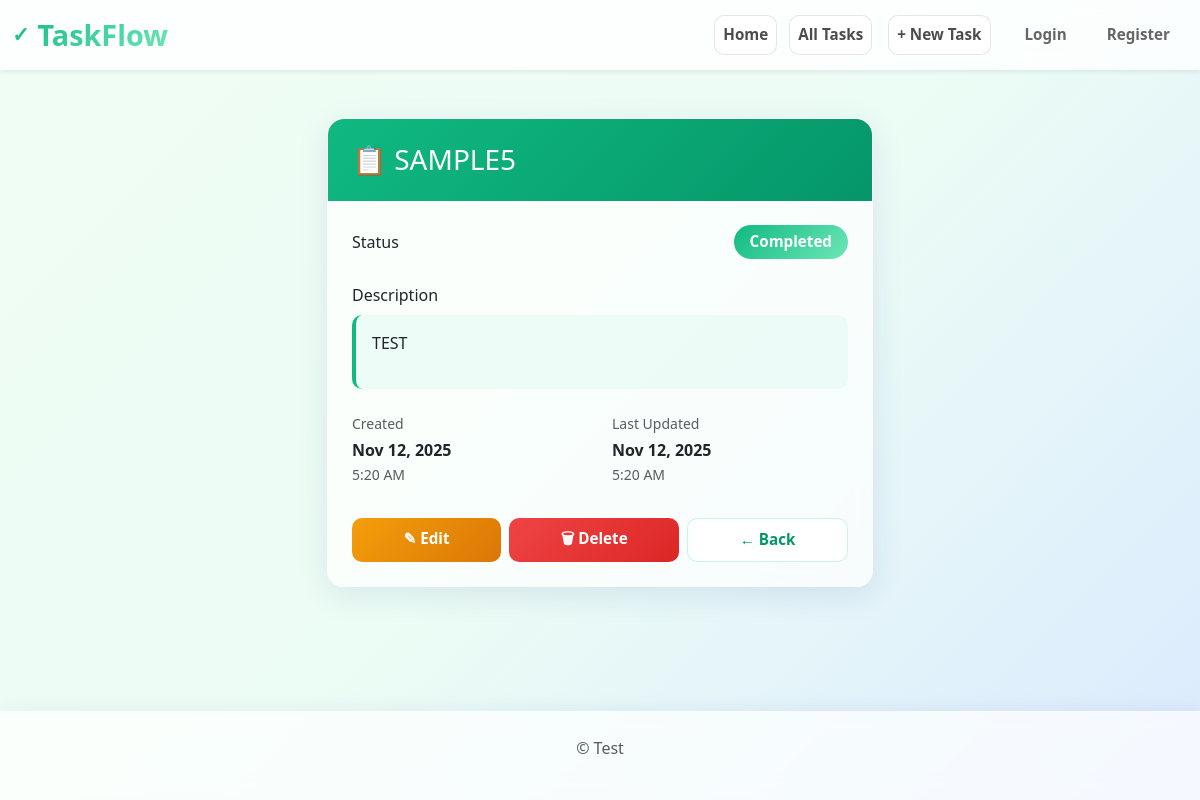
/todo/8/, run on an earlier commit of the app's database.
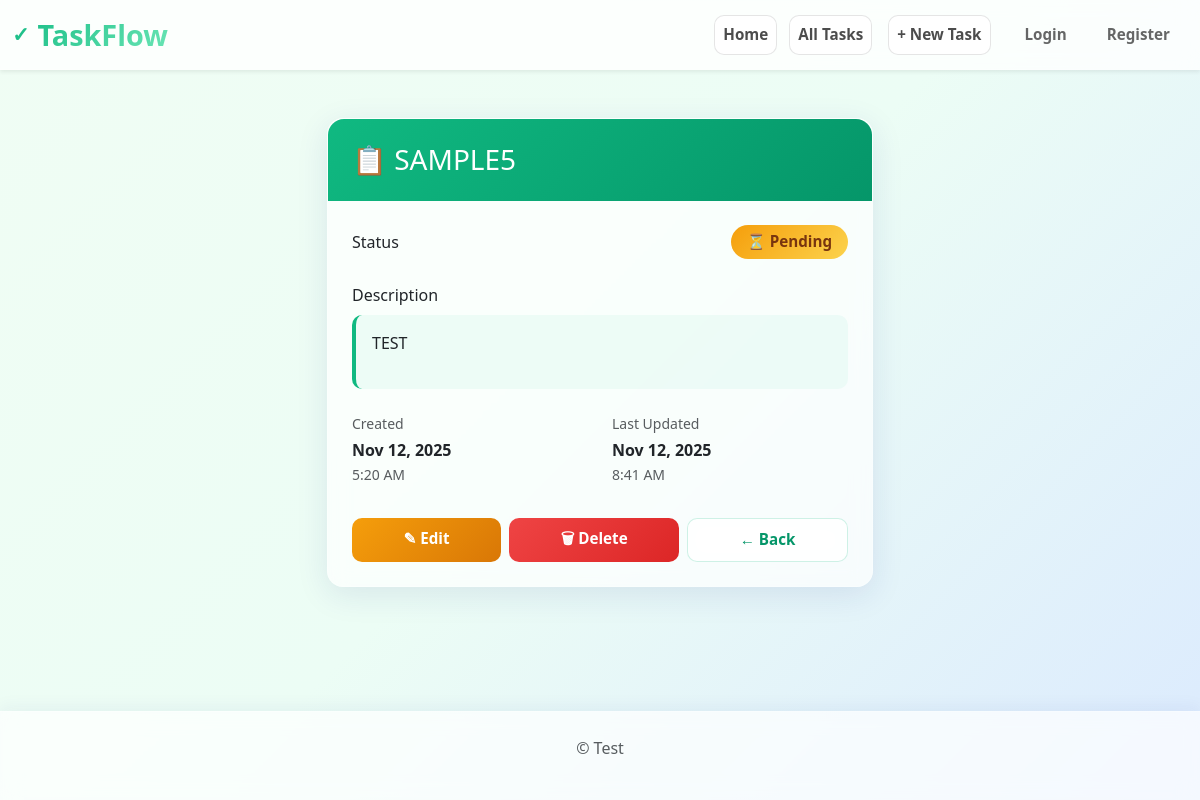
And on a later commit of the database.
### todoapp/models.py (models this page shows, shortened)
class Todo(models.Model):
    owner = models.ForeignKey(User, on_delete=models.CASCADE, related_name='todos', null=True, blank=True)
    title = models.CharField(max_length=200)
    description = models.TextField(blank=True, null=True)
    completed = models.BooleanField(default=False)
    created_at = models.DateTimeField(auto_now_add=True)
    updated_at = models.DateTimeField(auto_now=True)
    class Meta:
        ordering = ['-created_at']
        verbose_name_plural = 'Todos'

### todoapp/views.py (the view)
# urls.py: path('todo/<int:pk>/', views.todo_detail, name='todo_detail'),
def todo_detail(request, pk):
    todo = get_object_or_404(Todo, pk=pk)
    return render(request, 'todoapp/todo_detail.html', {'todo': todo})

### todoapp/context_processors.py (called while the page is built)
def task_count(request):
    if request.user.is_authenticated:
        count = Todo.objects.filter(owner=request.user).count()
    else:
        count = 0
    return {
        'nav_task_count': count
    }

### todoapp/templates/todoapp/todo_detail.html (shortened to what this page needs)
{% extends 'base.html' %}
{% block content %}
<div class="row">
    <div class="col-lg-6 offset-lg-3">
        <div class="card">
            <div class="card-header">
                <h3 class="mb-0">📋 {{ todo.title }}</h3>
            </div>
            <div class="card-body p-4">
                <div class="mb-4">
                    <div class="d-flex justify-content-between align-items-center mb-3">
                        <span class="form-label mb-0">Status</span>
                        {% if todo.completed %}
                            <span class="badge bg-success" style="font-size: 0.95rem;">
                                 Completed
                            </span>
                        {% else %}
                            <span class="badge bg-warning" style="font-size: 0.95rem;">
                                ⏳ Pending
                            </span>
                        {% endif %}
                    </div>
                </div>
                {% if todo.description %}
                    <div class="mb-4">
                        <label class="form-label">Description</label>
                        <div style="padding: 1rem; background: rgba(16, 185, 129, 0.05); border-radius: 10px; border-left: 4px solid var(--primary-color); line-height: 1.6;">
                            {{ todo.description|linebreaks }}
                        </div>
                    </div>
                {% endif %}
                <div class="mb-4">
                    <div class="row">
                        <div class="col-6">
                            <small class="text-muted d-block mb-1">Created</small>
                            <strong>{{ todo.created_at|date:"M d, Y" }}</strong>
                            <br>
                            <small class="text-muted">{{ todo.created_at|date:"g:i A" }}</small>
                        </div>
                        <div class="col-6">
                            <small class="text-muted d-block mb-1">Last Updated</small>
                            <strong>{{ todo.updated_at|date:"M d, Y" }}</strong>
                            <br>
                            <small class="text-muted">{{ todo.updated_at|date:"g:i A" }}</small>
                        </div>
                    </div>
                </div>
                <div class="d-flex gap-2 pt-2">
                    <a href="{% url 'todo_update' todo.pk %}" class="btn btn-warning btn-lg flex-grow-1">✎ Edit</a>
                    <a href="{% url 'todo_delete' todo.pk %}" class="btn btn-danger btn-lg flex-grow-1">🗑 Delete</a>
                    <a href="{% url 'todo_list' %}" class="btn btn-secondary btn-lg flex-grow-1">← Back</a>
                </div>
            </div>
        </div>
    </div>
</div>
{% endblock %}

### todoapp/templates/base.html (shortened to what this page needs)
<!DOCTYPE html>
<html lang="en">
<head>
    <link href="https://cdn.jsdelivr.net/npm/bootstrap@5.3.0/dist/css/bootstrap.min.css" rel="stylesheet">
    {% load static %}
    <link rel="stylesheet" href="{% static 'css/style.css' %}">
</head>
<body>
    <nav class="navbar navbar-expand-lg navbar-light sticky-top shadow-sm">
        <div class="container-fluid">
            <a class="navbar-brand" href="{% url 'todo_list' %}">
                <span style="font-size: 1.3rem; margin-right: 0.5rem;">✓</span>TaskFlow
            </a>
            <div class="collapse navbar-collapse" id="navbarNav">
                <ul class="navbar-nav ms-auto">
                    {% url 'todo_list' as home_url %}
                    {% url 'todo_all' as all_url %}
                    <li class="nav-item">
                        <a class="nav-link btn btn-outline-secondary {% if request.path == home_url %}active{% endif %}" href="{{ home_url }}">Home</a>
                    </li>
                    <li class="nav-item">
                        <a class="nav-link btn btn-outline-secondary d-flex align-items-center {% if request.path == all_url %}active{% endif %}" href="{{ all_url }}">All Tasks
                        </a>
                    </li>
                    <li class="nav-item">
                        <a class="nav-link btn btn-outline-secondary ms-2" href="{% url 'todo_create' %}">+ New Task</a>
                    </li>
                    {% if request.user.is_authenticated %}
                    <li class="nav-item d-flex align-items-center ms-2">
                        <span class="me-2">Hi, {{ request.user.username }}</span>
                        <a class="btn btn-outline-secondary" href="{% url 'logout' %}">Logout</a>
                    </li>
                    {% else %}
                    <li class="nav-item d-flex align-items-center ms-2">
                        <a class="btn btn-outline-primary me-2" href="{% url 'login' %}">Login</a>
                        <a class="btn btn-outline-success" href="{% url 'register' %}">Register</a>
                    </li>
                    {% endif %}
                </ul>
            </div>
        </div>
    </nav>
    <div class="container mt-5">
        {% block content %}{% endblock %}
    </div>
    <footer class="text-center py-4 mt-5">
        <p class="text-muted">&copy; Test</p>
    </footer>
</body>
</html>

### todoapp/static/css/style.css (style rules this page uses)
:root { --primary-color: #10b981; --primary-dark: #059669; --primary-light: #6ee7b7; --secondary-color: #6c757d; --success-color: #10b981; --danger-color: #ef4444; --warning-color: #f59e0b; --info-color: #3b82f6; --glass-bg: rgba(255, 255, 255, 0.7); --glass-border: rgba(255, 255, 255, 0.18); }
* { margin: 0; padding: 0; box-sizing: border-box; }
body { font-family: 'Segoe UI', Tahoma, Geneva, Verdana, sans-serif; background: linear-gradient(135deg, #f0fdf4 0%, #ecfdf5 50%, #dbeafe 100%); background-attachment: fixed; min-height: 100vh; display: flex; flex-direction: column; }
.container { flex: 1; }
.navbar { background: rgba(255, 255, 255, 0.8) !important; backdrop-filter: blur(10px); border-bottom: 1px solid rgba(255, 255, 255, 0.18); box-shadow: 0 8px 32px rgba(31, 38, 135, 0.1); min-height: 64px; display: flex; align-items: center; }
.navbar-brand { font-size: 1.8rem; font-weight: 700; background: linear-gradient(135deg, var(--primary-color), var(--primary-light)); -webkit-background-clip: text; -webkit-text-fill-color: transparent; background-clip: text; display: flex; align-items: center; }
.navbar .navbar-nav { align-items: center; gap: 0.25rem; }
.navbar .nav-link, .navbar .btn { color: rgba(0, 0, 0, 0.6); display: flex; align-items: center; justify-content: center; height: 40px; padding: 0 14px; border-radius: 10px; transition: all 0.2s ease-in-out; margin-left: 0.25rem; margin-right: 0.25rem; line-height: 1; font-size: 0.95rem; }
.navbar .btn.btn-outline-secondary { border: 1px solid rgba(0, 0, 0, 0.1); color: rgba(0, 0, 0, 0.7); background: rgba(255, 255, 255, 0.8); }
.navbar .collapse.navbar-collapse { align-items: center; }
.card { background: var(--glass-bg); backdrop-filter: blur(10px); border: 1px solid var(--glass-border); box-shadow: 0 8px 32px rgba(31, 38, 135, 0.1); transition: all 0.3s cubic-bezier(0.25, 0.46, 0.45, 0.94); border-radius: 16px; }
.card-header { background: linear-gradient(135deg, var(--primary-color), var(--primary-dark)) !important; border-radius: 16px 16px 0 0 !important; border: none; color: white; padding: 1.5rem; }
.btn { border-radius: 10px; font-weight: 600; transition: all 0.3s cubic-bezier(0.25, 0.46, 0.45, 0.94); border: none; padding: 0.6rem 1.2rem; font-size: 0.95rem; }
.btn-warning { background: linear-gradient(135deg, var(--warning-color), #d97706); color: white; }
.btn-danger { background: linear-gradient(135deg, var(--danger-color), #dc2626); color: white; }
.btn-secondary { background: rgba(255, 255, 255, 0.7); backdrop-filter: blur(10px); border: 1px solid rgba(16, 185, 129, 0.2); color: var(--primary-dark); }
footer { margin-top: auto; background: rgba(255, 255, 255, 0.7); backdrop-filter: blur(10px); border-top: 1px solid rgba(255, 255, 255, 0.18); box-shadow: 0 -4px 16px rgba(31, 38, 135, 0.05); }
.badge { padding: 0.6rem 1rem; border-radius: 20px; font-weight: 600; font-size: 0.85rem; }
.badge.bg-warning { background: linear-gradient(135deg, #f59e0b, #fcd34d) !important; color: #78350f; }
.card { animation: fadeIn 0.5s cubic-bezier(0.25, 0.46, 0.45, 0.94); }
.card-body { padding: 1.5rem; }
.card-body p { margin-bottom: 1rem; font-size: 1rem; display: flex; justify-content: space-between; align-items: center; }

What changed in the data, as far as the page shows it:
changed Todo "SAMPLE5": completed True → False (drawn); updated_at "5:20 AM" → "8:41 AM"
Also different on the page:
text no longer shown: "Completed"
text now shown: "⏳ Pending"
